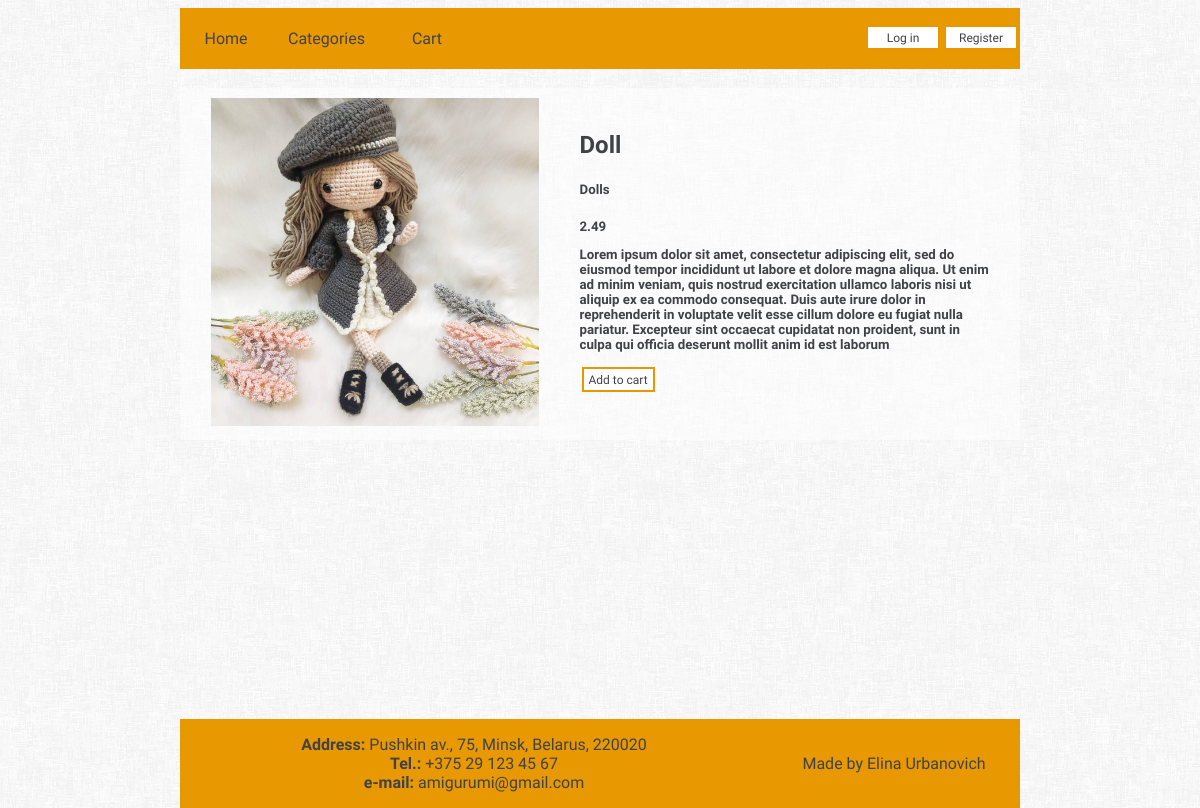
Before: /item/11/ with the older database file.
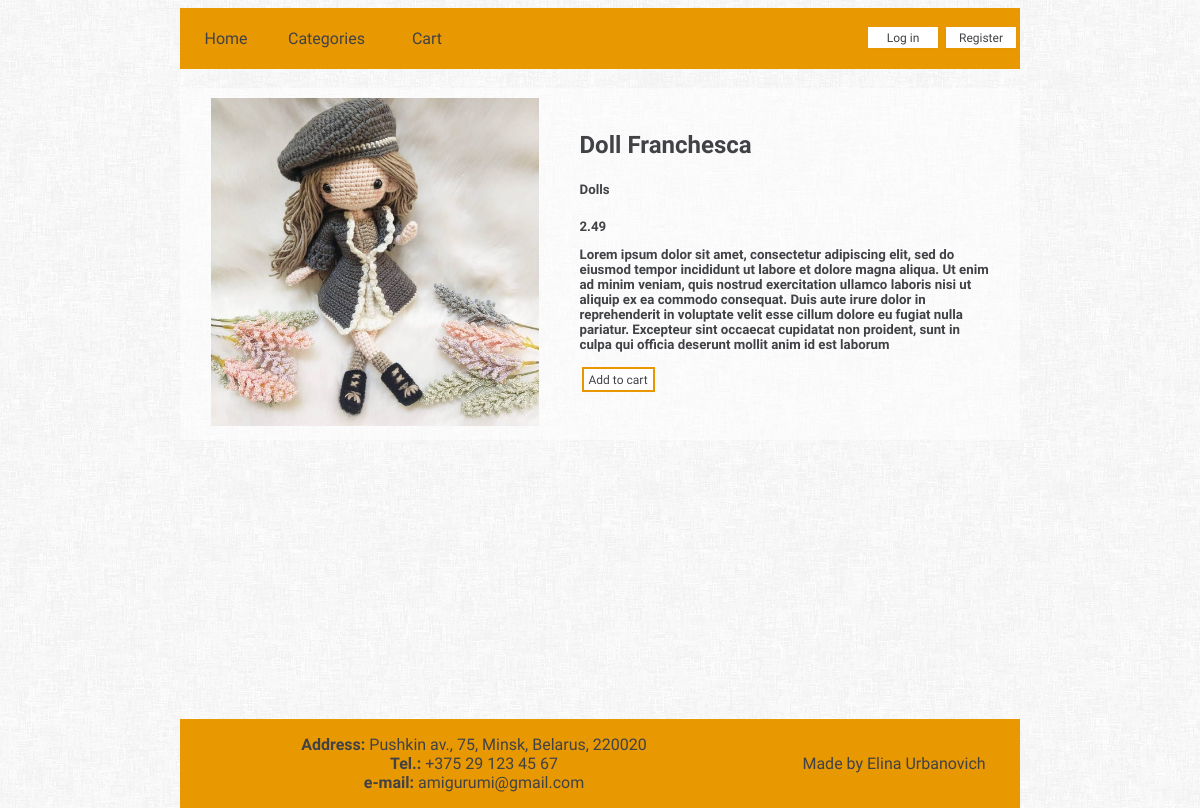
After: the same page with the newer database file.
### ShopApp/models.py (models this page shows, shortened)
class Item(models.Model):
    category = models.ForeignKey(Category, on_delete=models.CASCADE)
    name = models.CharField(max_length=255, blank=False)
    description = models.TextField(blank=False)
    image = models.ImageField(upload_to='images/')
    price = models.DecimalField(max_digits=4, decimal_places=2)
    in_stock = models.BooleanField(default=True)
    added = models.DateTimeField(auto_now_add=True)

class Category(models.Model):
    name = models.CharField(max_length=255, blank=False)
    class Meta:
        verbose_name_plural = 'Categories'
    def __str__(self):
        return self.name

### ShopApp/views.py (the view)
# urls.py: path('item/<int:item_id>/', ShopAppViews.item, name='item'),
def item(request, item_id):
    item = Item.objects.get(id = item_id)
    return render(request, 'item.html', {'item':item})

### ShopApp/views.py (called while the page is built)
def categories(request):
    return {'categories': Category.objects.all()}

### ShopApp/templates/item.html
{% extends 'base.html' %}
{% block content %}
    <div class="item">
        <div class="image">
            <img width=100% src="{{ item.image.url }}">
        </div>
        <div class="text">
            <h2 id="name{{ item.id }}">{{ item.name }}</h2>
            <h5>{{ item.category }}<h5>
            <p id="price{{ item.id }}">{{ item.price }}<p>
            <p>{{ item.description }}</p>
            <button class="atc" id="{{item.id}}">Add to cart</button>
        </div>
    </div>
{% endblock content %}

Changed rows visible on the page:
changed Item "Dolls": name "Doll" → "Doll Franchesca"
